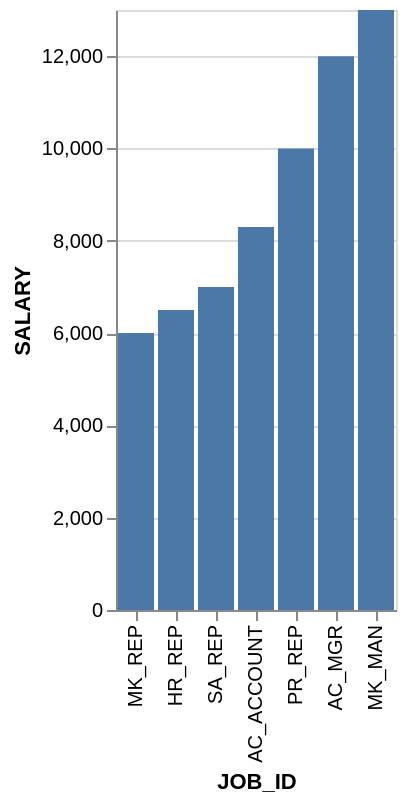

Write a Vega-Lite specification for this figure.
### Vega-Lite specification from a JSON file in a GitHub repository (floating-point values rounded to 4 significant figures)
{"data": {"values": [{"x_data": "MK_REP", "y_data": 6000}, {"x_data": "HR_REP", "y_data": 6500}, {"x_data": "SA_REP", "y_data": 7000}, {"x_data": "AC_ACCOUNT", "y_data": 8300}, {"x_data": "PR_REP", "y_data": 10000}, {"x_data": "AC_MGR", "y_data": 12000}, {"x_data": "MK_MAN", "y_data": 13000}]}, "mark": "bar", "encoding": {"x": {"field": "x_data", "type": "nominal", "title": "JOB_ID", "sort": {"op": "sum", "field": "y_data", "order": "ascending"}}, "y": {"field": "y_data", "type": "quantitative", "title": "SALARY"}}}
